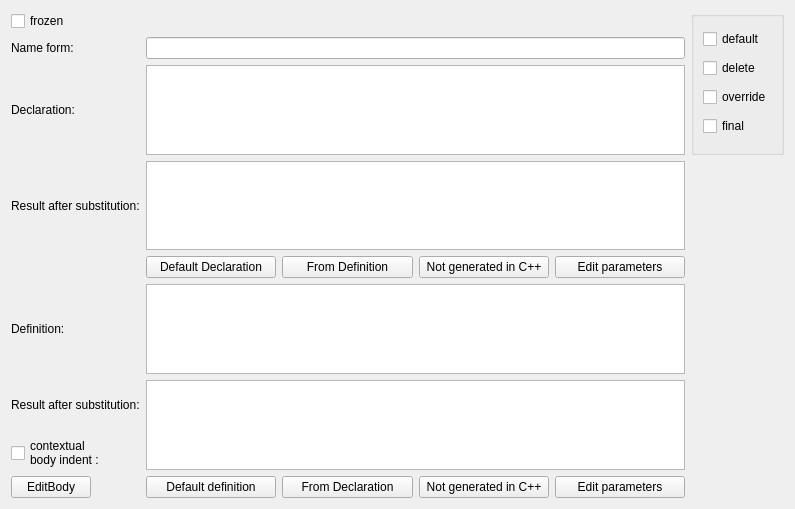
<?xml version="1.0" encoding="UTF-8"?>
<ui version="4.0">
 <class>OperationWidgetCpp</class>
 <widget class="QWidget" name="OperationWidgetCpp">
  <property name="geometry">
   <rect>
    <x>0</x>
    <y>0</y>
    <width>795</width>
    <height>509</height>
   </rect>
  </property>
  <property name="windowTitle">
   <string>Form</string>
  </property>
  <layout class="QGridLayout" name="gridLayout_2">
   <item row="0" column="0">
    <widget class="QCheckBox" name="cbCppFrozen">
     <property name="sizePolicy">
      <sizepolicy hsizetype="Maximum" vsizetype="Fixed">
       <horstretch>0</horstretch>
       <verstretch>0</verstretch>
      </sizepolicy>
     </property>
     <property name="text">
      <string>frozen</string>
     </property>
    </widget>
   </item>
   <item row="0" column="1" colspan="4">
    <widget class="QWidget" name="wdgVisibilityGroup" native="true"/>
   </item>
   <item row="0" column="5" rowspan="3">
    <widget class="QGroupBox" name="groupBox">
     <property name="sizePolicy">
      <sizepolicy hsizetype="Maximum" vsizetype="Preferred">
       <horstretch>0</horstretch>
       <verstretch>0</verstretch>
      </sizepolicy>
     </property>
     <property name="title">
      <string/>
     </property>
     <layout class="QGridLayout" name="gridLayout">
      <item row="0" column="0">
       <widget class="QCheckBox" name="cbCppDefaulted">
        <property name="text">
         <string>default</string>
        </property>
       </widget>
      </item>
      <item row="1" column="0">
       <widget class="QCheckBox" name="cbCppDeleted">
        <property name="text">
         <string>delete</string>
        </property>
       </widget>
      </item>
      <item row="2" column="0">
       <widget class="QCheckBox" name="cbCppOverride">
        <property name="text">
         <string>override</string>
        </property>
       </widget>
      </item>
      <item row="3" column="0">
       <widget class="QCheckBox" name="cbCppFinal">
        <property name="text">
         <string>final</string>
        </property>
       </widget>
      </item>
     </layout>
    </widget>
   </item>
   <item row="1" column="0">
    <widget class="QLabel" name="lblNameFormCpp">
     <property name="sizePolicy">
      <sizepolicy hsizetype="Maximum" vsizetype="Preferred">
       <horstretch>0</horstretch>
       <verstretch>0</verstretch>
      </sizepolicy>
     </property>
     <property name="text">
      <string>Name form:</string>
     </property>
    </widget>
   </item>
   <item row="2" column="0">
    <widget class="QLabel" name="label_2">
     <property name="sizePolicy">
      <sizepolicy hsizetype="Maximum" vsizetype="Preferred">
       <horstretch>0</horstretch>
       <verstretch>0</verstretch>
      </sizepolicy>
     </property>
     <property name="text">
      <string>Declaration:</string>
     </property>
    </widget>
   </item>
   <item row="2" column="1" colspan="4">
    <widget class="MultiLineEdit" name="edCppDeclProto"/>
   </item>
   <item row="3" column="0">
    <widget class="QLabel" name="label_3">
     <property name="sizePolicy">
      <sizepolicy hsizetype="Maximum" vsizetype="Preferred">
       <horstretch>0</horstretch>
       <verstretch>0</verstretch>
      </sizepolicy>
     </property>
     <property name="text">
      <string>Result after substitution:</string>
     </property>
     <property name="wordWrap">
      <bool>true</bool>
     </property>
    </widget>
   </item>
   <item row="3" column="1" colspan="4">
    <widget class="MultiLineEdit" name="edCppDeclActual"/>
   </item>
   <item row="3" column="5" rowspan="6">
    <spacer name="verticalSpacer">
     <property name="orientation">
      <enum>Qt::Vertical</enum>
     </property>
     <property name="sizeHint" stdset="0">
      <size>
       <width>20</width>
       <height>342</height>
      </size>
     </property>
    </spacer>
   </item>
   <item row="4" column="1">
    <widget class="QPushButton" name="pbDefaultDeclaration">
     <property name="text">
      <string>Default Declaration</string>
     </property>
    </widget>
   </item>
   <item row="4" column="2">
    <widget class="QPushButton" name="pbFromDefinition">
     <property name="text">
      <string>From Definition</string>
     </property>
    </widget>
   </item>
   <item row="4" column="3">
    <widget class="QPushButton" name="pbNotGeneratedInCpp">
     <property name="text">
      <string>Not generated in C++</string>
     </property>
    </widget>
   </item>
   <item row="4" column="4">
    <widget class="QPushButton" name="pbEditParameters">
     <property name="text">
      <string>Edit parameters</string>
     </property>
    </widget>
   </item>
   <item row="5" column="0">
    <widget class="QLabel" name="label_4">
     <property name="sizePolicy">
      <sizepolicy hsizetype="Maximum" vsizetype="Preferred">
       <horstretch>0</horstretch>
       <verstretch>0</verstretch>
      </sizepolicy>
     </property>
     <property name="text">
      <string>Definition:</string>
     </property>
    </widget>
   </item>
   <item row="5" column="1" colspan="4">
    <widget class="MultiLineEdit" name="edCppDefProto"/>
   </item>
   <item row="6" column="0">
    <widget class="QLabel" name="label_5">
     <property name="sizePolicy">
      <sizepolicy hsizetype="Maximum" vsizetype="Preferred">
       <horstretch>0</horstretch>
       <verstretch>0</verstretch>
      </sizepolicy>
     </property>
     <property name="text">
      <string>Result after substitution:</string>
     </property>
     <property name="wordWrap">
      <bool>true</bool>
     </property>
    </widget>
   </item>
   <item row="6" column="1" rowspan="2" colspan="4">
    <widget class="MultiLineEdit" name="edCppDefActual"/>
   </item>
   <item row="7" column="0">
    <widget class="QCheckBox" name="cbIndentCppBody">
     <property name="sizePolicy">
      <sizepolicy hsizetype="Maximum" vsizetype="Fixed">
       <horstretch>0</horstretch>
       <verstretch>0</verstretch>
      </sizepolicy>
     </property>
     <property name="text">
      <string>contextual
body indent :</string>
     </property>
    </widget>
   </item>
   <item row="8" column="0">
    <widget class="QPushButton" name="editcppbody">
     <property name="sizePolicy">
      <sizepolicy hsizetype="Maximum" vsizetype="Fixed">
       <horstretch>0</horstretch>
       <verstretch>0</verstretch>
      </sizepolicy>
     </property>
     <property name="text">
      <string>EditBody</string>
     </property>
    </widget>
   </item>
   <item row="8" column="1">
    <widget class="QPushButton" name="pbDefaultDefinition">
     <property name="text">
      <string>Default definition</string>
     </property>
    </widget>
   </item>
   <item row="8" column="2">
    <widget class="QPushButton" name="pbFromDeclaration">
     <property name="text">
      <string>From Declaration</string>
     </property>
    </widget>
   </item>
   <item row="8" column="3">
    <widget class="QPushButton" name="pb2NotGeneratedInCpp">
     <property name="text">
      <string>Not generated in C++</string>
     </property>
    </widget>
   </item>
   <item row="8" column="4">
    <widget class="QPushButton" name="pb2EditParameters">
     <property name="text">
      <string>Edit parameters</string>
     </property>
    </widget>
   </item>
   <item row="1" column="1" colspan="4">
    <widget class="LineEdit" name="leCppNamespec"/>
   </item>
  </layout>
 </widget>
 <customwidgets>
  <customwidget>
   <class>MultiLineEdit</class>
   <extends>QTextEdit</extends>
   <header location="global">dialog/DialogUtil.h</header>
  </customwidget>
  <customwidget>
   <class>LineEdit</class>
   <extends>QLineEdit</extends>
   <header location="global">dialog/DialogUtil.h</header>
  </customwidget>
 </customwidgets>
 <resources/>
 <connections/>
</ui>
